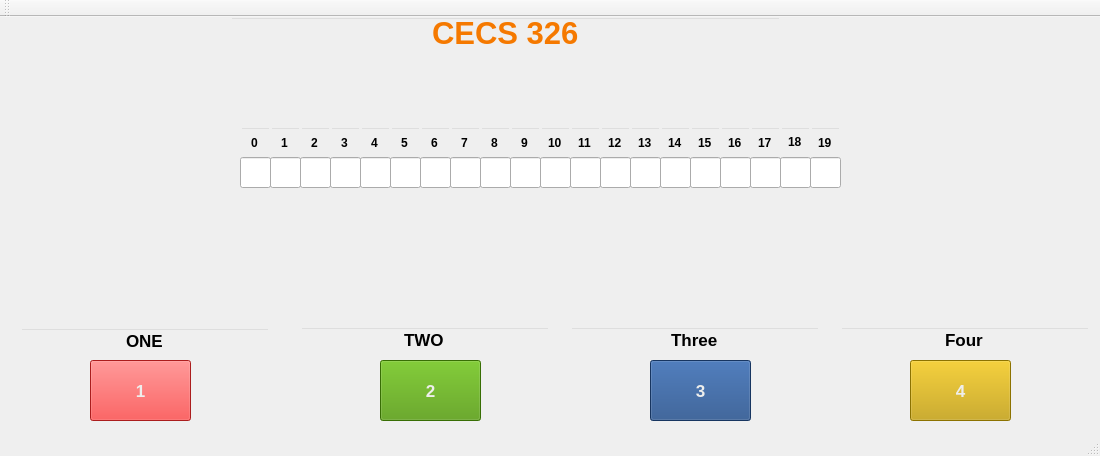
<?xml version="1.0" encoding="UTF-8"?>
<ui version="4.0">
 <class>MainWindow</class>
 <widget class="QMainWindow" name="MainWindow">
  <property name="geometry">
   <rect>
    <x>0</x>
    <y>0</y>
    <width>1100</width>
    <height>456</height>
   </rect>
  </property>
  <property name="minimumSize">
   <size>
    <width>1100</width>
    <height>456</height>
   </size>
  </property>
  <property name="maximumSize">
   <size>
    <width>1100</width>
    <height>456</height>
   </size>
  </property>
  <property name="windowTitle">
   <string>MainWindow</string>
  </property>
  <property name="styleSheet">
   <string notr="true">color: rgb(136, 138, 133);</string>
  </property>
  <widget class="QWidget" name="centralWidget">
   <widget class="QLineEdit" name="Title_lineEdit">
    <property name="geometry">
     <rect>
      <x>230</x>
      <y>0</y>
      <width>551</width>
      <height>31</height>
     </rect>
    </property>
    <property name="minimumSize">
     <size>
      <width>551</width>
      <height>31</height>
     </size>
    </property>
    <property name="maximumSize">
     <size>
      <width>551</width>
      <height>31</height>
     </size>
    </property>
    <property name="font">
     <font>
      <pointsize>23</pointsize>
      <weight>75</weight>
      <italic>false</italic>
      <bold>true</bold>
     </font>
    </property>
    <property name="styleSheet">
     <string notr="true">color: rgb(245, 121, 0);
background-color: rgba(191, 64, 64, 0);</string>
    </property>
    <property name="text">
     <string>CECS 326</string>
    </property>
    <property name="alignment">
     <set>Qt::AlignCenter</set>
    </property>
   </widget>
   <widget class="QLineEdit" name="two_lineEdit">
    <property name="geometry">
     <rect>
      <x>300</x>
      <y>310</y>
      <width>250</width>
      <height>26</height>
     </rect>
    </property>
    <property name="minimumSize">
     <size>
      <width>250</width>
      <height>26</height>
     </size>
    </property>
    <property name="maximumSize">
     <size>
      <width>250</width>
      <height>26</height>
     </size>
    </property>
    <property name="font">
     <font>
      <pointsize>13</pointsize>
      <weight>75</weight>
      <bold>true</bold>
     </font>
    </property>
    <property name="styleSheet">
     <string notr="true">color: rgb(0, 0, 0);
background-color: rgba(191, 64, 64, 0);</string>
    </property>
    <property name="text">
     <string>TWO</string>
    </property>
    <property name="alignment">
     <set>Qt::AlignCenter</set>
    </property>
   </widget>
   <widget class="QLineEdit" name="three_lineEdit">
    <property name="geometry">
     <rect>
      <x>570</x>
      <y>310</y>
      <width>250</width>
      <height>26</height>
     </rect>
    </property>
    <property name="minimumSize">
     <size>
      <width>250</width>
      <height>26</height>
     </size>
    </property>
    <property name="maximumSize">
     <size>
      <width>250</width>
      <height>26</height>
     </size>
    </property>
    <property name="font">
     <font>
      <pointsize>13</pointsize>
      <weight>75</weight>
      <bold>true</bold>
     </font>
    </property>
    <property name="styleSheet">
     <string notr="true">color: rgb(0, 0, 0);
background-color: rgba(191, 64, 64, 0);</string>
    </property>
    <property name="text">
     <string>Three</string>
    </property>
    <property name="alignment">
     <set>Qt::AlignCenter</set>
    </property>
   </widget>
   <widget class="QLineEdit" name="four_lineEdit">
    <property name="geometry">
     <rect>
      <x>840</x>
      <y>310</y>
      <width>250</width>
      <height>26</height>
     </rect>
    </property>
    <property name="minimumSize">
     <size>
      <width>250</width>
      <height>26</height>
     </size>
    </property>
    <property name="maximumSize">
     <size>
      <width>250</width>
      <height>26</height>
     </size>
    </property>
    <property name="font">
     <font>
      <pointsize>13</pointsize>
      <weight>75</weight>
      <bold>true</bold>
     </font>
    </property>
    <property name="styleSheet">
     <string notr="true">color: rgb(0, 0, 0);
background-color: rgba(191, 64, 64, 0);</string>
    </property>
    <property name="text">
     <string>Four</string>
    </property>
    <property name="alignment">
     <set>Qt::AlignCenter</set>
    </property>
   </widget>
   <widget class="QPushButton" name="pushButton_2">
    <property name="geometry">
     <rect>
      <x>650</x>
      <y>343</y>
      <width>101</width>
      <height>61</height>
     </rect>
    </property>
    <property name="minimumSize">
     <size>
      <width>101</width>
      <height>61</height>
     </size>
    </property>
    <property name="maximumSize">
     <size>
      <width>101</width>
      <height>61</height>
     </size>
    </property>
    <property name="font">
     <font>
      <pointsize>13</pointsize>
      <weight>75</weight>
      <bold>true</bold>
     </font>
    </property>
    <property name="styleSheet">
     <string notr="true">color: rgb(238, 238, 236);
background-color: rgb(32, 74, 135);</string>
    </property>
    <property name="text">
     <string>3</string>
    </property>
   </widget>
   <widget class="QPushButton" name="pushButton_3">
    <property name="geometry">
     <rect>
      <x>910</x>
      <y>343</y>
      <width>101</width>
      <height>61</height>
     </rect>
    </property>
    <property name="minimumSize">
     <size>
      <width>101</width>
      <height>61</height>
     </size>
    </property>
    <property name="maximumSize">
     <size>
      <width>101</width>
      <height>61</height>
     </size>
    </property>
    <property name="font">
     <font>
      <pointsize>13</pointsize>
      <weight>75</weight>
      <bold>true</bold>
     </font>
    </property>
    <property name="styleSheet">
     <string notr="true">color: rgb(238, 238, 236);
background-color: rgb(196, 160, 0);</string>
    </property>
    <property name="text">
     <string>4</string>
    </property>
   </widget>
   <widget class="QPushButton" name="one_pushButton">
    <property name="geometry">
     <rect>
      <x>90</x>
      <y>343</y>
      <width>101</width>
      <height>61</height>
     </rect>
    </property>
    <property name="minimumSize">
     <size>
      <width>101</width>
      <height>61</height>
     </size>
    </property>
    <property name="maximumSize">
     <size>
      <width>101</width>
      <height>61</height>
     </size>
    </property>
    <property name="font">
     <font>
      <pointsize>13</pointsize>
      <weight>75</weight>
      <bold>true</bold>
     </font>
    </property>
    <property name="styleSheet">
     <string notr="true">color: rgb(238, 238, 236);
background-color: rgb(239, 41, 41);</string>
    </property>
    <property name="text">
     <string>1</string>
    </property>
   </widget>
   <widget class="QPushButton" name="pushButton">
    <property name="geometry">
     <rect>
      <x>380</x>
      <y>343</y>
      <width>101</width>
      <height>61</height>
     </rect>
    </property>
    <property name="minimumSize">
     <size>
      <width>101</width>
      <height>61</height>
     </size>
    </property>
    <property name="maximumSize">
     <size>
      <width>101</width>
      <height>61</height>
     </size>
    </property>
    <property name="font">
     <font>
      <pointsize>13</pointsize>
      <weight>75</weight>
      <bold>true</bold>
     </font>
    </property>
    <property name="styleSheet">
     <string notr="true">color: rgb(238, 238, 236);
background-color: rgb(78, 154, 6);</string>
    </property>
    <property name="text">
     <string>2</string>
    </property>
   </widget>
   <widget class="QLineEdit" name="one_lineEdit">
    <property name="geometry">
     <rect>
      <x>20</x>
      <y>311</y>
      <width>250</width>
      <height>26</height>
     </rect>
    </property>
    <property name="minimumSize">
     <size>
      <width>250</width>
      <height>26</height>
     </size>
    </property>
    <property name="maximumSize">
     <size>
      <width>250</width>
      <height>26</height>
     </size>
    </property>
    <property name="font">
     <font>
      <pointsize>13</pointsize>
      <weight>75</weight>
      <bold>true</bold>
     </font>
    </property>
    <property name="styleSheet">
     <string notr="true">background-color: rgba(191, 64, 64, 0);
color: rgb(0, 0, 0);</string>
    </property>
    <property name="text">
     <string>ONE</string>
    </property>
    <property name="alignment">
     <set>Qt::AlignCenter</set>
    </property>
   </widget>
   <widget class="QLineEdit" name="char_lineEdit_0">
    <property name="geometry">
     <rect>
      <x>240</x>
      <y>140</y>
      <width>31</width>
      <height>31</height>
     </rect>
    </property>
   </widget>
   <widget class="QLineEdit" name="char_lineEdit_1">
    <property name="geometry">
     <rect>
      <x>270</x>
      <y>140</y>
      <width>31</width>
      <height>31</height>
     </rect>
    </property>
   </widget>
   <widget class="QLineEdit" name="char_lineEdit_2">
    <property name="geometry">
     <rect>
      <x>300</x>
      <y>140</y>
      <width>31</width>
      <height>31</height>
     </rect>
    </property>
   </widget>
   <widget class="QLineEdit" name="char_lineEdit_4">
    <property name="geometry">
     <rect>
      <x>360</x>
      <y>140</y>
      <width>31</width>
      <height>31</height>
     </rect>
    </property>
   </widget>
   <widget class="QLineEdit" name="char_lineEdit_3">
    <property name="geometry">
     <rect>
      <x>330</x>
      <y>140</y>
      <width>31</width>
      <height>31</height>
     </rect>
    </property>
   </widget>
   <widget class="QLineEdit" name="char_lineEdit_5">
    <property name="geometry">
     <rect>
      <x>390</x>
      <y>140</y>
      <width>31</width>
      <height>31</height>
     </rect>
    </property>
   </widget>
   <widget class="QLineEdit" name="char_lineEdit_6">
    <property name="geometry">
     <rect>
      <x>420</x>
      <y>140</y>
      <width>31</width>
      <height>31</height>
     </rect>
    </property>
   </widget>
   <widget class="QLineEdit" name="char_lineEdit_7">
    <property name="geometry">
     <rect>
      <x>450</x>
      <y>140</y>
      <width>31</width>
      <height>31</height>
     </rect>
    </property>
   </widget>
   <widget class="QLineEdit" name="char_lineEdit_9">
    <property name="geometry">
     <rect>
      <x>510</x>
      <y>140</y>
      <width>31</width>
      <height>31</height>
     </rect>
    </property>
   </widget>
   <widget class="QLineEdit" name="char_lineEdit_8">
    <property name="geometry">
     <rect>
      <x>480</x>
      <y>140</y>
      <width>31</width>
      <height>31</height>
     </rect>
    </property>
   </widget>
   <widget class="QLineEdit" name="char_lineEdit_10">
    <property name="geometry">
     <rect>
      <x>540</x>
      <y>140</y>
      <width>31</width>
      <height>31</height>
     </rect>
    </property>
   </widget>
   <widget class="QLineEdit" name="char_lineEdit_12">
    <property name="geometry">
     <rect>
      <x>600</x>
      <y>140</y>
      <width>31</width>
      <height>31</height>
     </rect>
    </property>
   </widget>
   <widget class="QLineEdit" name="char_lineEdit_11">
    <property name="geometry">
     <rect>
      <x>570</x>
      <y>140</y>
      <width>31</width>
      <height>31</height>
     </rect>
    </property>
   </widget>
   <widget class="QLineEdit" name="char_lineEdit_13">
    <property name="geometry">
     <rect>
      <x>630</x>
      <y>140</y>
      <width>31</width>
      <height>31</height>
     </rect>
    </property>
   </widget>
   <widget class="QLineEdit" name="char_lineEdit_14">
    <property name="geometry">
     <rect>
      <x>660</x>
      <y>140</y>
      <width>31</width>
      <height>31</height>
     </rect>
    </property>
   </widget>
   <widget class="QLineEdit" name="char_lineEdit_16">
    <property name="geometry">
     <rect>
      <x>720</x>
      <y>140</y>
      <width>31</width>
      <height>31</height>
     </rect>
    </property>
   </widget>
   <widget class="QLineEdit" name="char_lineEdit_15">
    <property name="geometry">
     <rect>
      <x>690</x>
      <y>140</y>
      <width>31</width>
      <height>31</height>
     </rect>
    </property>
   </widget>
   <widget class="QLineEdit" name="char_lineEdit_17">
    <property name="geometry">
     <rect>
      <x>750</x>
      <y>140</y>
      <width>31</width>
      <height>31</height>
     </rect>
    </property>
   </widget>
   <widget class="QLineEdit" name="lineEdit_19">
    <property name="geometry">
     <rect>
      <x>240</x>
      <y>110</y>
      <width>31</width>
      <height>31</height>
     </rect>
    </property>
    <property name="font">
     <font>
      <weight>75</weight>
      <bold>true</bold>
     </font>
    </property>
    <property name="styleSheet">
     <string notr="true">color: rgb(0, 0, 0);
background-color: rgba(191, 64, 64, 0);</string>
    </property>
    <property name="text">
     <string>0</string>
    </property>
    <property name="alignment">
     <set>Qt::AlignCenter</set>
    </property>
   </widget>
   <widget class="QLineEdit" name="lineEdit_20">
    <property name="geometry">
     <rect>
      <x>270</x>
      <y>110</y>
      <width>31</width>
      <height>31</height>
     </rect>
    </property>
    <property name="font">
     <font>
      <weight>75</weight>
      <bold>true</bold>
     </font>
    </property>
    <property name="styleSheet">
     <string notr="true">color: rgb(0, 0, 0);
background-color: rgba(191, 64, 64, 0);</string>
    </property>
    <property name="text">
     <string>1</string>
    </property>
    <property name="alignment">
     <set>Qt::AlignCenter</set>
    </property>
   </widget>
   <widget class="QLineEdit" name="lineEdit_21">
    <property name="geometry">
     <rect>
      <x>300</x>
      <y>110</y>
      <width>31</width>
      <height>31</height>
     </rect>
    </property>
    <property name="font">
     <font>
      <weight>75</weight>
      <bold>true</bold>
     </font>
    </property>
    <property name="styleSheet">
     <string notr="true">color: rgb(0, 0, 0);
background-color: rgba(191, 64, 64, 0);</string>
    </property>
    <property name="text">
     <string>2</string>
    </property>
    <property name="alignment">
     <set>Qt::AlignCenter</set>
    </property>
   </widget>
   <widget class="QLineEdit" name="lineEdit_22">
    <property name="geometry">
     <rect>
      <x>330</x>
      <y>110</y>
      <width>31</width>
      <height>31</height>
     </rect>
    </property>
    <property name="font">
     <font>
      <weight>75</weight>
      <bold>true</bold>
     </font>
    </property>
    <property name="styleSheet">
     <string notr="true">color: rgb(0, 0, 0);
background-color: rgba(191, 64, 64, 0);</string>
    </property>
    <property name="text">
     <string>3</string>
    </property>
    <property name="alignment">
     <set>Qt::AlignCenter</set>
    </property>
   </widget>
   <widget class="QLineEdit" name="lineEdit_23">
    <property name="geometry">
     <rect>
      <x>360</x>
      <y>110</y>
      <width>31</width>
      <height>31</height>
     </rect>
    </property>
    <property name="font">
     <font>
      <weight>75</weight>
      <bold>true</bold>
     </font>
    </property>
    <property name="styleSheet">
     <string notr="true">color: rgb(0, 0, 0);
background-color: rgba(191, 64, 64, 0);</string>
    </property>
    <property name="text">
     <string>4</string>
    </property>
    <property name="alignment">
     <set>Qt::AlignCenter</set>
    </property>
   </widget>
   <widget class="QLineEdit" name="lineEdit_24">
    <property name="geometry">
     <rect>
      <x>390</x>
      <y>110</y>
      <width>31</width>
      <height>31</height>
     </rect>
    </property>
    <property name="font">
     <font>
      <weight>75</weight>
      <bold>true</bold>
     </font>
    </property>
    <property name="styleSheet">
     <string notr="true">color: rgb(0, 0, 0);
background-color: rgba(191, 64, 64, 0);</string>
    </property>
    <property name="text">
     <string>5</string>
    </property>
    <property name="alignment">
     <set>Qt::AlignCenter</set>
    </property>
   </widget>
   <widget class="QLineEdit" name="lineEdit_25">
    <property name="geometry">
     <rect>
      <x>420</x>
      <y>110</y>
      <width>31</width>
      <height>31</height>
     </rect>
    </property>
    <property name="font">
     <font>
      <weight>75</weight>
      <bold>true</bold>
     </font>
    </property>
    <property name="styleSheet">
     <string notr="true">color: rgb(0, 0, 0);
background-color: rgba(191, 64, 64, 0);</string>
    </property>
    <property name="text">
     <string>6</string>
    </property>
    <property name="alignment">
     <set>Qt::AlignCenter</set>
    </property>
   </widget>
   <widget class="QLineEdit" name="lineEdit_26">
    <property name="geometry">
     <rect>
      <x>450</x>
      <y>110</y>
      <width>31</width>
      <height>31</height>
     </rect>
    </property>
    <property name="font">
     <font>
      <weight>75</weight>
      <bold>true</bold>
     </font>
    </property>
    <property name="styleSheet">
     <string notr="true">color: rgb(0, 0, 0);
background-color: rgba(191, 64, 64, 0);</string>
    </property>
    <property name="text">
     <string>7</string>
    </property>
    <property name="alignment">
     <set>Qt::AlignCenter</set>
    </property>
   </widget>
   <widget class="QLineEdit" name="lineEdit_27">
    <property name="geometry">
     <rect>
      <x>480</x>
      <y>110</y>
      <width>31</width>
      <height>31</height>
     </rect>
    </property>
    <property name="font">
     <font>
      <weight>75</weight>
      <bold>true</bold>
     </font>
    </property>
    <property name="styleSheet">
     <string notr="true">color: rgb(0, 0, 0);
background-color: rgba(191, 64, 64, 0);</string>
    </property>
    <property name="text">
     <string>8</string>
    </property>
    <property name="alignment">
     <set>Qt::AlignCenter</set>
    </property>
   </widget>
   <widget class="QLineEdit" name="lineEdit_28">
    <property name="geometry">
     <rect>
      <x>510</x>
      <y>110</y>
      <width>31</width>
      <height>31</height>
     </rect>
    </property>
    <property name="font">
     <font>
      <weight>75</weight>
      <bold>true</bold>
     </font>
    </property>
    <property name="styleSheet">
     <string notr="true">color: rgb(0, 0, 0);
background-color: rgba(191, 64, 64, 0);</string>
    </property>
    <property name="text">
     <string>9</string>
    </property>
    <property name="alignment">
     <set>Qt::AlignCenter</set>
    </property>
   </widget>
   <widget class="QLineEdit" name="lineEdit_29">
    <property name="geometry">
     <rect>
      <x>540</x>
      <y>110</y>
      <width>31</width>
      <height>31</height>
     </rect>
    </property>
    <property name="font">
     <font>
      <weight>75</weight>
      <bold>true</bold>
     </font>
    </property>
    <property name="styleSheet">
     <string notr="true">color: rgb(0, 0, 0);
background-color: rgba(191, 64, 64, 0);</string>
    </property>
    <property name="text">
     <string>10</string>
    </property>
    <property name="alignment">
     <set>Qt::AlignCenter</set>
    </property>
   </widget>
   <widget class="QLineEdit" name="lineEdit_30">
    <property name="geometry">
     <rect>
      <x>570</x>
      <y>110</y>
      <width>31</width>
      <height>31</height>
     </rect>
    </property>
    <property name="font">
     <font>
      <weight>75</weight>
      <bold>true</bold>
     </font>
    </property>
    <property name="styleSheet">
     <string notr="true">color: rgb(0, 0, 0);
background-color: rgba(191, 64, 64, 0);</string>
    </property>
    <property name="text">
     <string>11</string>
    </property>
    <property name="alignment">
     <set>Qt::AlignCenter</set>
    </property>
   </widget>
   <widget class="QLineEdit" name="lineEdit_31">
    <property name="geometry">
     <rect>
      <x>600</x>
      <y>110</y>
      <width>31</width>
      <height>31</height>
     </rect>
    </property>
    <property name="font">
     <font>
      <weight>75</weight>
      <bold>true</bold>
     </font>
    </property>
    <property name="styleSheet">
     <string notr="true">color: rgb(0, 0, 0);
background-color: rgba(191, 64, 64, 0);</string>
    </property>
    <property name="text">
     <string>12</string>
    </property>
    <property name="alignment">
     <set>Qt::AlignCenter</set>
    </property>
   </widget>
   <widget class="QLineEdit" name="lineEdit_32">
    <property name="geometry">
     <rect>
      <x>630</x>
      <y>110</y>
      <width>31</width>
      <height>31</height>
     </rect>
    </property>
    <property name="font">
     <font>
      <weight>75</weight>
      <bold>true</bold>
     </font>
    </property>
    <property name="styleSheet">
     <string notr="true">color: rgb(0, 0, 0);
background-color: rgba(191, 64, 64, 0);</string>
    </property>
    <property name="text">
     <string>13</string>
    </property>
    <property name="alignment">
     <set>Qt::AlignCenter</set>
    </property>
   </widget>
   <widget class="QLineEdit" name="lineEdit_33">
    <property name="geometry">
     <rect>
      <x>660</x>
      <y>110</y>
      <width>31</width>
      <height>31</height>
     </rect>
    </property>
    <property name="font">
     <font>
      <weight>75</weight>
      <bold>true</bold>
     </font>
    </property>
    <property name="styleSheet">
     <string notr="true">color: rgb(0, 0, 0);
background-color: rgba(191, 64, 64, 0);</string>
    </property>
    <property name="text">
     <string>14</string>
    </property>
    <property name="alignment">
     <set>Qt::AlignCenter</set>
    </property>
   </widget>
   <widget class="QLineEdit" name="lineEdit_34">
    <property name="geometry">
     <rect>
      <x>690</x>
      <y>110</y>
      <width>31</width>
      <height>31</height>
     </rect>
    </property>
    <property name="font">
     <font>
      <weight>75</weight>
      <bold>true</bold>
     </font>
    </property>
    <property name="styleSheet">
     <string notr="true">color: rgb(0, 0, 0);
background-color: rgba(191, 64, 64, 0);</string>
    </property>
    <property name="text">
     <string>15</string>
    </property>
    <property name="alignment">
     <set>Qt::AlignCenter</set>
    </property>
   </widget>
   <widget class="QLineEdit" name="lineEdit_35">
    <property name="geometry">
     <rect>
      <x>720</x>
      <y>110</y>
      <width>31</width>
      <height>31</height>
     </rect>
    </property>
    <property name="font">
     <font>
      <weight>75</weight>
      <bold>true</bold>
     </font>
    </property>
    <property name="styleSheet">
     <string notr="true">color: rgb(0, 0, 0);
background-color: rgba(191, 64, 64, 0);</string>
    </property>
    <property name="text">
     <string>16</string>
    </property>
    <property name="alignment">
     <set>Qt::AlignCenter</set>
    </property>
   </widget>
   <widget class="QLineEdit" name="lineEdit_36">
    <property name="geometry">
     <rect>
      <x>750</x>
      <y>110</y>
      <width>31</width>
      <height>31</height>
     </rect>
    </property>
    <property name="font">
     <font>
      <weight>75</weight>
      <bold>true</bold>
     </font>
    </property>
    <property name="styleSheet">
     <string notr="true">color: rgb(0, 0, 0);
background-color: rgba(191, 64, 64, 0);</string>
    </property>
    <property name="text">
     <string>17</string>
    </property>
    <property name="alignment">
     <set>Qt::AlignCenter</set>
    </property>
   </widget>
   <widget class="QLineEdit" name="char_lineEdit_18">
    <property name="geometry">
     <rect>
      <x>780</x>
      <y>140</y>
      <width>31</width>
      <height>31</height>
     </rect>
    </property>
   </widget>
   <widget class="QLineEdit" name="char_lineEdit_19">
    <property name="geometry">
     <rect>
      <x>810</x>
      <y>140</y>
      <width>31</width>
      <height>31</height>
     </rect>
    </property>
   </widget>
   <widget class="QLineEdit" name="lineEdit_39">
    <property name="geometry">
     <rect>
      <x>780</x>
      <y>110</y>
      <width>31</width>
      <height>30</height>
     </rect>
    </property>
    <property name="font">
     <font>
      <weight>75</weight>
      <bold>true</bold>
     </font>
    </property>
    <property name="styleSheet">
     <string notr="true">color: rgb(0, 0, 0);
background-color: rgba(191, 64, 64, 0);</string>
    </property>
    <property name="text">
     <string>18</string>
    </property>
    <property name="alignment">
     <set>Qt::AlignCenter</set>
    </property>
   </widget>
   <widget class="QLineEdit" name="lineEdit_40">
    <property name="geometry">
     <rect>
      <x>810</x>
      <y>110</y>
      <width>31</width>
      <height>31</height>
     </rect>
    </property>
    <property name="font">
     <font>
      <weight>75</weight>
      <bold>true</bold>
     </font>
    </property>
    <property name="styleSheet">
     <string notr="true">color: rgb(0, 0, 0);
background-color: rgba(191, 64, 64, 0);</string>
    </property>
    <property name="text">
     <string>19</string>
    </property>
    <property name="alignment">
     <set>Qt::AlignCenter</set>
    </property>
   </widget>
  </widget>
  <widget class="QMenuBar" name="menuBar">
   <property name="geometry">
    <rect>
     <x>0</x>
     <y>0</y>
     <width>1100</width>
     <height>23</height>
    </rect>
   </property>
  </widget>
  <widget class="QToolBar" name="mainToolBar">
   <attribute name="toolBarArea">
    <enum>TopToolBarArea</enum>
   </attribute>
   <attribute name="toolBarBreak">
    <bool>false</bool>
   </attribute>
  </widget>
  <widget class="QStatusBar" name="statusBar"/>
 </widget>
 <layoutdefault spacing="6" margin="11"/>
 <resources/>
 <connections/>
</ui>
